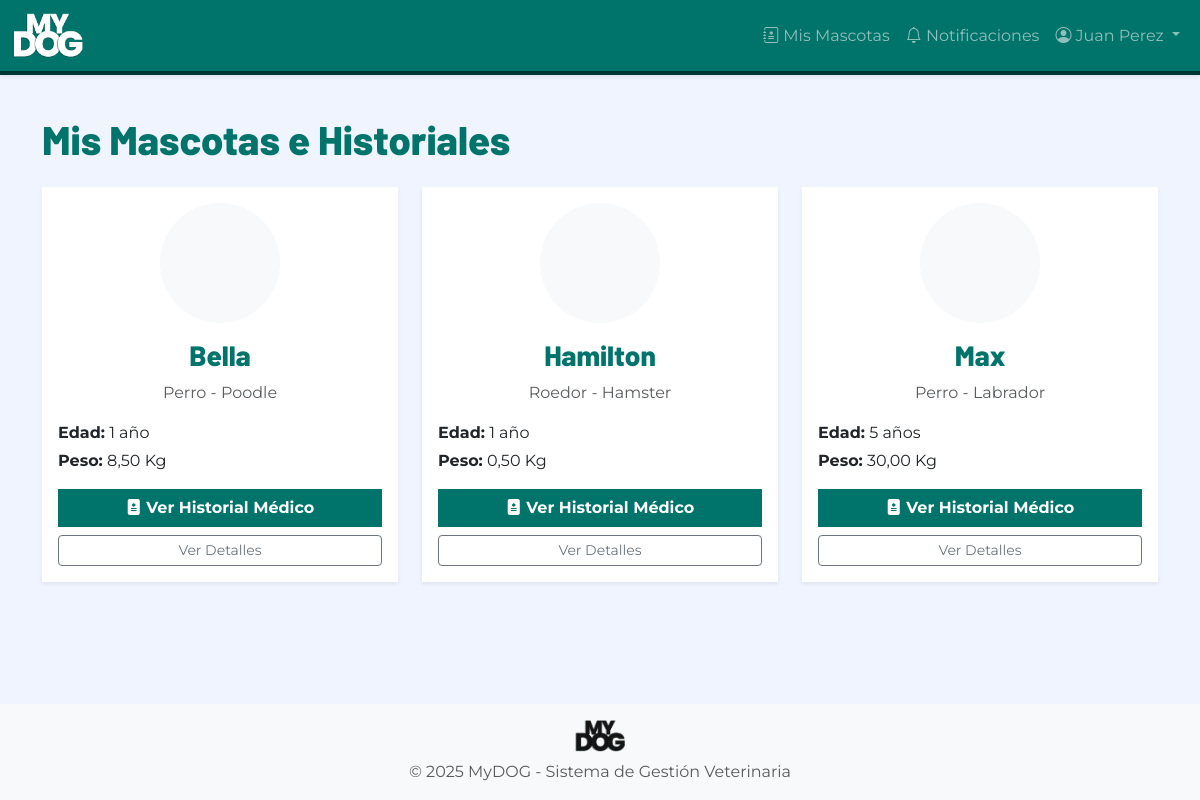
Before: /historiales/mis/ (signed in) with the older database file.
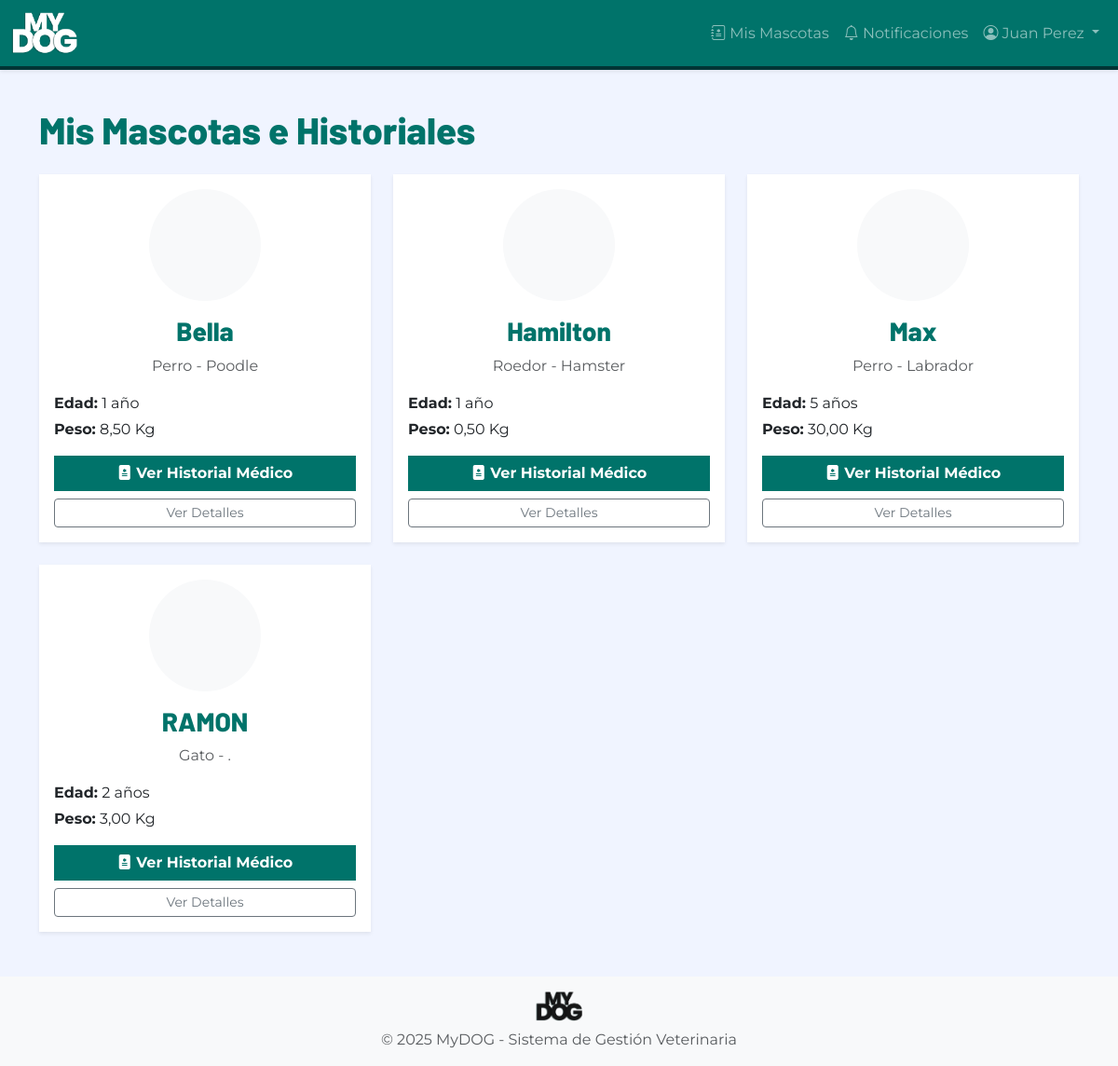
After: the same page with the newer database file.
### mascotas/models.py (models this page shows, shortened)
class Mascota(models.Model):
    ESPECIE_CHOICES = [
        ('PERRO', 'Perro'),
        ('GATO', 'Gato'),
        ('AVE', 'Ave'),
        ('ROEDOR', 'Roedor'),
        ('REPTIL', 'Reptil'),
        ('OTRO', 'Otro'),
    ]
    SEXO_CHOICES = [
        ('M', 'Macho'),
        ('H', 'Hembra'),
    ]
    propietario = models.ForeignKey(
        'propietarios.Propietario',
        on_delete=models.PROTECT,
        related_name='mascotas',
        verbose_name='Propietario',
        help_text='Propietario actual de la mascota'
    )
    nombre = models.CharField(
        max_length=50,
        verbose_name='Nombre',
        help_text='Nombre de la mascota (2-50 caracteres)'
    )
    especie = models.CharField(
        max_length=10,
        choices=ESPECIE_CHOICES,
        verbose_name='Especie',
        help_text='Especie de la mascota'
    )
    raza = models.CharField(
        max_length=50,
        verbose_name='Raza',
        help_text='Raza de la mascota'
    )
    edad = models.PositiveIntegerField(
        validators=[MinValueValidator(0)],
        verbose_name='Edad',
        help_text='Edad de la mascota en años'
    )
    peso = models.DecimalField(
        max_digits=5,
        decimal_places=2,
        null=True,
        blank=True,
        validators=[MinValueValidator(0.01)],
        verbose_name='Peso',
        help_text='Peso de la mascota en kilogramos (opcional)'
    )
    sexo = models.CharField(
        max_length=1,
        choices=SEXO_CHOICES,
        blank=True,
        verbose_name='Sexo',
        help_text='Sexo de la mascota (opcional)'
    )
    observaciones = models.TextField(
        max_length=300,
        blank=True,
        verbose_name='Observaciones',
        help_text='Observaciones adicionales (máx 300 caracteres)'
    )
    foto = models.ImageField(
        upload_to='mascotas/',
        null=True,
        blank=True,
        verbose_name='Foto',
        help_text='Foto de la mascota'
    )
    activo = models.BooleanField(
        default=True,
        verbose_name='Activo',
        help_text='Indica si la mascota está activa (no transferida ni fallecida)'
    )
    fecha_registro = models.DateTimeField(
        auto_now_add=True,
        verbose_name='Fecha de registro'
    )
    fecha_modificacion = models.DateTimeField(
        auto_now=True,
        verbose_name='Fecha de modificación'
    )
    class Meta:
        verbose_name = 'Mascota'
        verbose_name_plural = 'Mascotas'
        ordering = ['-fecha_registro']
        indexes = [
            models.Index(fields=['propietario', 'nombre']),
            models.Index(fields=['especie']),
        ]
    def edad_texto(self):
        if self.edad == 1:
            return "1 año"
        return f"{self.edad} años"

### historiales/views.py (the view)
# urls.py: path('mis/', views.mis_historiales, name='mis_mascotas'),
@login_required
def mis_historiales(request):
    propietario = getattr(request.user, 'propietario', None)
    if request.user.rol == 'PROPIETARIO' and propietario is None:
        raise Http404
    mascotas = []
    if propietario:
        mascotas = propietario.mascotas.all().order_by('nombre')
    return render(request, 'historiales/mis_historiales.html', {'mascotas': mascotas})

### autenticacion/models.py (called while the page is built)
    def es_admin(self):
        return self.rol == 'ADMIN'

### notificaciones/context_processors.py (called while the page is built)
def notificaciones_unread(request):
    if getattr(request, 'user', None) and request.user.is_authenticated:
        count = Notificacion.objects.filter(usuario=request.user, leida=False).count()
        return {'notificaciones_unread': count}
    return {'notificaciones_unread': 0}

### templates/historiales/mis_historiales.html (shortened to what this page needs)
{% extends 'base.html' %}
{% block content %}
<div class="row">
    <div class="col-12">
        <h1 class="font-titulo text-primary-mydog mb-4">Mis Mascotas e Historiales</h1>
    </div>
</div>
<div class="row">
    {% if mascotas %}
        {% for mascota in mascotas %}
        <div class="col-md-6 col-lg-4 mb-4">
            <div class="card shadow-sm border-0 h-100">
                <div class="card-body text-center">
                    {% if mascota.foto %}
                        <img src="{{ mascota.foto.url }}" alt="{{ mascota.nombre }}" class="rounded-circle mb-3" width="120" height="120" style="object-fit: cover;">
                    {% else %}
                        <div class="bg-light rounded-circle d-flex align-items-center justify-content-center mx-auto mb-3" style="width: 120px; height: 120px;">
                        </div>
                    {% endif %}
                    <h3 class="font-titulo text-primary-mydog mb-2">{{ mascota.nombre }}</h3>
                    <p class="text-muted mb-3">{{ mascota.get_especie_display }} - {{ mascota.raza }}</p>
                    <div class="mb-3 text-start">
                        <p class="mb-1"><strong>Edad:</strong> {{ mascota.edad_texto }}</p>
                        <p class="mb-1"><strong>Peso:</strong> {{ mascota.peso|default:"--" }} Kg</p>
                    </div>
                    <div class="d-grid gap-2">
                        <a href="{% url 'historiales:lista_mascota' mascota.pk %}" class="btn btn-primary-mydog">
                            <i class="bi bi-file-medical-fill"></i> Ver Historial Médico
                        </a>
                        <a href="{% url 'mascotas:detalle' mascota.pk %}" class="btn btn-outline-secondary btn-sm">
                            Ver Detalles
                        </a>
                    </div>
                </div>
            </div>
        </div>
        {% endfor %}
    {% endif %}
</div>
{% endblock %}

Changed rows visible on the page:
added Mascota: nombre "RAMON", especie "Gato", raza ".", edad_texto "2 años", peso "3,00"
